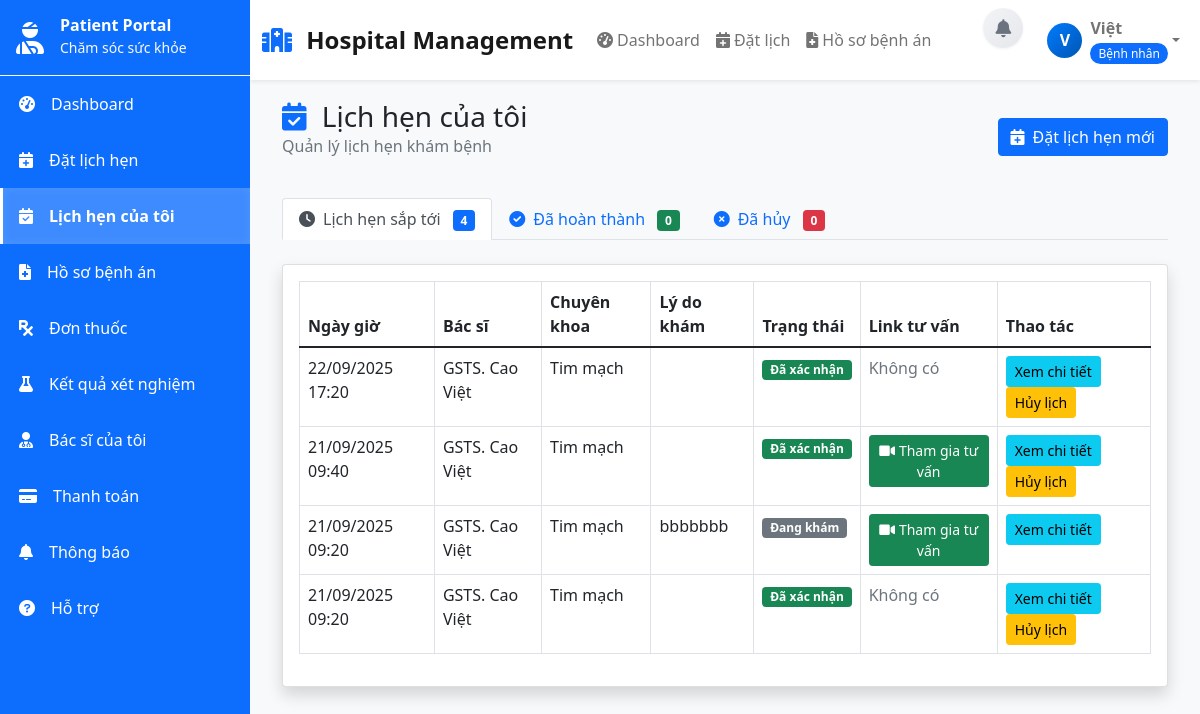
Before: /patient_appointments (signed in) with the older database file.
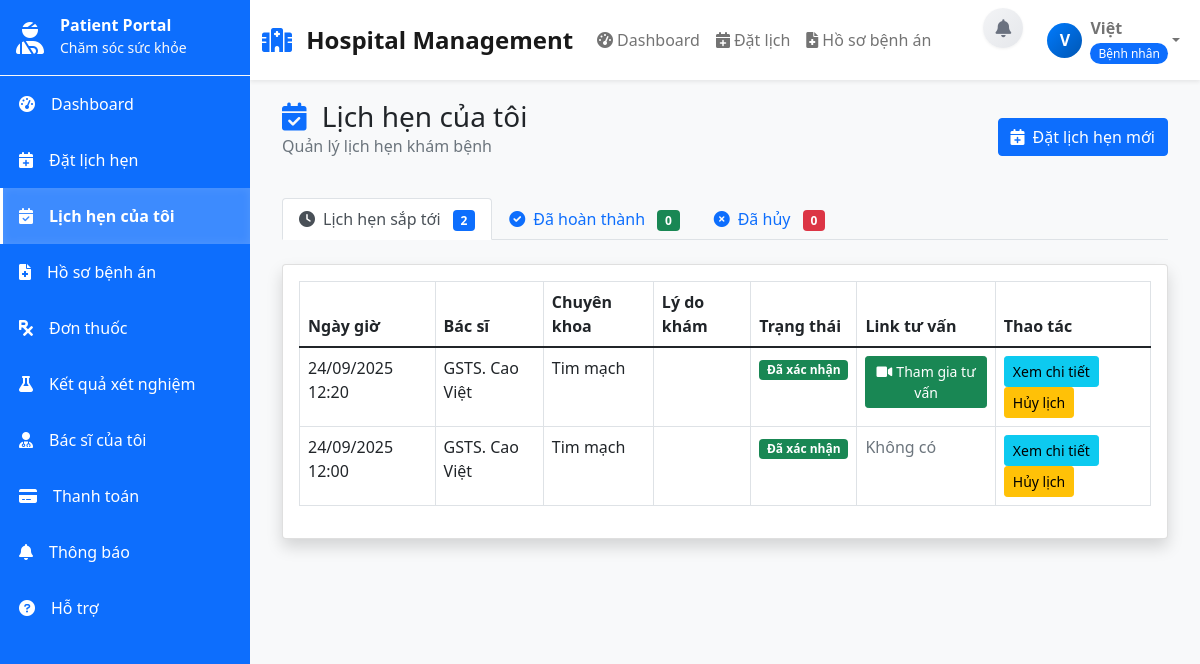
After: the same page with the newer database file.
### tables this page shows
CREATE TABLE `lich_hen` (
  `id` int(11) NOT NULL,
  `benh_nhan_id` int(11) NOT NULL,
  `bac_si_id` int(11) NOT NULL,
  `ngay_hen` date NOT NULL,
  `gio_hen` time NOT NULL,
  `ly_do` text DEFAULT NULL,
  `loai_lich` enum('Tư vấn','Trực tiếp','Tại nhà') NOT NULL DEFAULT 'Trực tiếp',
  `dia_chi_kham` varchar(255) DEFAULT NULL,
  `link_tu_van` varchar(255) DEFAULT NULL,
  `trang_thai` enum('Chờ xác nhận','Đã xác nhận','Đang khám','Hoàn thành','Đã khám xong','hủy') DEFAULT 'Chờ xác nhận',
  `ghi_chu` text DEFAULT NULL,
  `ngay_tao` timestamp NOT NULL DEFAULT current_timestamp(),
  `ngay_cap_nhat` timestamp NOT NULL DEFAULT current_timestamp() ON UPDATE current_timestamp()
);

CREATE TABLE `bac_si` (
  `id` int(11) NOT NULL,
  `ten` varchar(255) NOT NULL,
  `email` varchar(255) NOT NULL,
  `mat_khau` varchar(255) NOT NULL,
  `so_dien_thoai` varchar(20) DEFAULT NULL,
  `chuyen_khoa_id` int(11) DEFAULT NULL,
  `chuyen_khoa` varchar(100) DEFAULT NULL,
  `so_giay_phep` varchar(50) DEFAULT NULL,
  `so_nam_kinh_nghiem` int(11) DEFAULT 0,
  `ngay_tao` timestamp NOT NULL DEFAULT current_timestamp(),
  `ngay_cap_nhat` timestamp NOT NULL DEFAULT current_timestamp() ON UPDATE current_timestamp(),
  `hinh_anh` varchar(255) DEFAULT NULL
);

### Controllers/AppointmentController.php (called while the page is built, shortened)
<?php
require_once 'Models/Appointment.php';
class AppointmentController
{
    private $appointmentModel;
    public function __construct()
    {
        $this->appointmentModel = new Appointment();
    }
    public function patientAppointments()
    {
        $patientId = $_SESSION['user_id'];
        $allAppointments = $this->appointmentModel->getByPatientId($patientId) ?: [];
        $upcomingAppointments = [];
        foreach ($allAppointments as $appointment) {
            switch ($appointment['trang_thai']) {
                case 'Chờ xác nhận':
                case 'Đã xác nhận':
                    $upcomingAppointments[] = $appointment;
                    break;
                default:
                    $upcomingAppointments[] = $appointment;
                    break;
            }
        }
        include 'Views/patient/appointments.php';
    }
}

### config/database.php (called while the page is built, shortened)
<?php
class Database
{
    private $host;
    private $db_name;
    private $username;
    private $password;
    public function __construct()
    {
        $this->host = $_ENV['DB_HOST'] ?? getenv('DB_HOST') ?? 'localhost';
        $this->db_name = $_ENV['DB_NAME'] ?? getenv('DB_NAME') ?? 'hospital_management';
        $this->username = $_ENV['DB_USER'] ?? getenv('DB_USER') ?? 'root';
        $this->password = $_ENV['DB_PASS'] ?? getenv('DB_PASS') ?? '';
    }
    private function loadEnvFile()
    {
        $envFile = __DIR__ . '/../.env';
    }
    public function getConnection()
    {
        $this->conn = null;
        try {
            $this->conn = new PDO("mysql:host=" . $this->host . ";dbname=" . $this->db_name, $this->username, $this->password);
            $this->conn->exec("set names utf8");
            $this->conn->setAttribute(PDO::ATTR_ERRMODE, PDO::ERRMODE_EXCEPTION);
        } catch (PDOException $exception) {
            error_log("Database connection error: " . $exception->getMessage());
            echo "Database connection failed. Please try again later.";
        }
        return $this->conn;
    }
}

### Models/User.php (called while the page is built, shortened)
<?php
require_once 'config/database.php';
class User
{
    protected $conn;
    public function __construct()
    {
        $database = new Database();
        $this->conn = $database->getConnection();
    }
    public function getConnection()
    {
        return $this->conn;
    }
}

### Models/Appointment.php (called while the page is built, shortened)
<?php
require_once 'config/database.php';
require_once 'Models/User.php';
class Appointment extends User
{
    public function getByPatientId($patientId)
    {
        try {
            $sql = "SELECT
                lh.id,
                lh.ngay_hen,
                lh.gio_hen,
                lh.ly_do,
                lh.trang_thai,
                lh.ghi_chu,
                lh.loai_lich,
                lh.dia_chi_kham,
                lh.link_tu_van,
                lh.ngay_tao,
                lh.ngay_cap_nhat,
                bs.ten as ten_bac_si,
                bs.chuyen_khoa,
                bs.hinh_anh as avatar_bac_si,
                bs.so_nam_kinh_nghiem,
                bn.ten as ten_benh_nhan,
                bn.so_dien_thoai,
                bn.gioi_tinh
            FROM lich_hen lh
            JOIN bac_si bs ON lh.bac_si_id = bs.id
            JOIN benh_nhan bn ON lh.benh_nhan_id = bn.id
            WHERE bn.id = :patient_id
            ORDER BY lh.ngay_hen DESC, lh.gio_hen DESC";
            $stmt = $this->getConnection()->prepare($sql);
            $stmt->execute([':patient_id' => $patientId]);
            $result = $stmt->fetchAll(PDO::FETCH_ASSOC);
            return $result;
        } catch (PDOException $e) {
            error_log("Appointment getByPatientId error: " . $e->getMessage());
            return [];
        }
    }
}

### Views/patient/appointments.php (the view, shortened to what the rows shown need)
<?php
$upcomingAppointments = $upcomingAppointments ?? [];
function formatDateTime($date, $time)
{
    $dateTime = $date . ' ' . $time;
    return date('d/m/Y H:i', strtotime($dateTime));
}
function getStatusBadgeClass($status)
{
    switch ($status) {
        case 'Đã xác nhận':
            return 'bg-success';
        default:
            return 'bg-secondary';
    }
}
function getStatusText($status)
{
    switch ($status) {
        case 'Đã xác nhận':
            return 'Đã xác nhận';
        default:
            return $status;
    }
}
?>
<div class="container-fluid">
    <div class="d-flex justify-content-between align-items-center mb-4">
        <div>
            <h1 class="h3 mb-0 text-gray-800">
                <i class="fas fa-calendar-check text-primary me-2"></i>
                Lịch hẹn của tôi
            </h1>
        </div>
    </div>
    <div class="tab-content" id="appointmentTabContent">
        <div class="tab-pane fade show active" id="upcoming" role="tabpanel">
            <div class="card shadow">
                <div class="card-body">
                    <div class="table-responsive">
                        <table class="table table-bordered" width="100%" cellspacing="0">
                            <thead>
                                <tr>
                                    <th>Ngày giờ</th>
                                    <th>Bác sĩ</th>
                                    <th>Chuyên khoa</th>
                                    <th>Lý do khám</th>
                                    <th>Trạng thái</th>
                                    <th>Link tư vấn</th>
                                    <th>Thao tác</th>
                                </tr>
                            </thead>
                            <tbody>
                                <?php if (empty($upcomingAppointments)): ?>
                                <tr>
                                    <td colspan="6" class="text-center text-muted py-4">
                                        <i class="fas fa-calendar-times fa-2x mb-2"></i><br>
                                        Chưa có lịch hẹn sắp tới
                                    </td>
                                </tr>
                                <?php else: ?>
                                <?php foreach ($upcomingAppointments as $appointment): ?>
                                <tr>
                                    <td><?php echo formatDateTime($appointment['ngay_hen'], $appointment['gio_hen']); ?>
                                    </td>
                                    <td><?php echo htmlspecialchars($appointment['ten_bac_si'] ?? 'N/A'); ?></td>
                                    <td><?php echo htmlspecialchars($appointment['chuyen_khoa'] ?? 'N/A'); ?></td>
                                    <td><?php echo htmlspecialchars($appointment['ly_do'] ?? 'Không có'); ?></td>
                                    <td><span
                                            class="badge <?php echo getStatusBadgeClass($appointment['trang_thai']); ?>"><?php echo getStatusText($appointment['trang_thai']); ?></span>
                                    </td>
                                    <td>
                                        <?php if (!empty($appointment['link_tu_van'])): ?>
                                        <a href="<?php echo htmlspecialchars($appointment['link_tu_van']); ?>"
                                            target="_blank" class="btn btn-sm btn-success">
                                            <i class="fas fa-video me-1"></i>Tham gia tư vấn
                                        </a>
                                        <?php else: ?>
                                        <span class="text-muted">Không có</span>
                                        <?php endif; ?>
                                    </td>
                                    <td>
                                        <button class="btn btn-sm btn-info"
                                            onclick="viewAppointmentDetails(<?php echo $appointment['id']; ?>)">Xem chi
                                            tiết</button>
                                        <?php if (in_array($appointment['trang_thai'], ['Chờ xác nhận', 'Đã xác nhận'])): ?>
                                        <button class="btn btn-sm btn-warning"
                                            onclick="cancelAppointment(<?php echo $appointment['id']; ?>)">Hủy
                                            lịch</button>
                                        <?php endif; ?>
                                    </td>
                                </tr>
                                <?php endforeach; ?>
                                <?php endif; ?>
                            </tbody>
                        </table>
                    </div>
                </div>
            </div>
        </div>
    </div>
</div>

Changed rows visible on the page:
removed lich_hen: ngay_hen+gio_hen "22/09/2025 17:20", bac_si.ten "GSTS. Cao Việt", bac_si.chuyen_khoa "Tim mạch", trang_thai "Đã xác nhận", link_tu_van "Không có"
removed lich_hen: ngay_hen+gio_hen "21/09/2025 09:40", bac_si.ten "GSTS. Cao Việt", bac_si.chuyen_khoa "Tim mạch", trang_thai "Đã xác nhận"
removed lich_hen: ngay_hen+gio_hen "21/09/2025 09:20", bac_si.ten "GSTS. Cao Việt", bac_si.chuyen_khoa "Tim mạch", ly_do "bbbbbbb", trang_thai "Đang khám"
removed lich_hen: ngay_hen+gio_hen "21/09/2025 09:20", bac_si.ten "GSTS. Cao Việt", bac_si.chuyen_khoa "Tim mạch", trang_thai "Đã xác nhận", link_tu_van "Không có"
added lich_hen: ngay_hen+gio_hen "24/09/2025 12:20", bac_si.ten "GSTS. Cao Việt", bac_si.chuyen_khoa "Tim mạch", trang_thai "Đã xác nhận"
added lich_hen: ngay_hen+gio_hen "24/09/2025 12:00", bac_si.ten "GSTS. Cao Việt", bac_si.chuyen_khoa "Tim mạch", trang_thai "Đã xác nhận", link_tu_van "Không có"
Other visible differences:
count($upcomingAppointments): "4" → "2"
